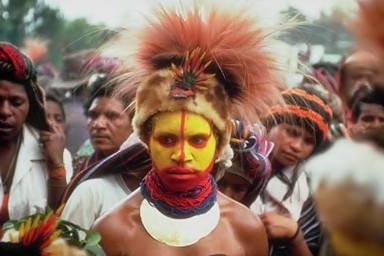
#> input picture data/raw/wang/africans/10.jpg, 384 x 256 px; its folder holds only this picture in this run
$ python -i color_moments.py   (imports and definitions only)
#> lines starting #> are read from the running program, lines starting #| are printed output that depends on the picture
#> further down, picture is the input picture: shape (256, 384, 3); mean B, G, R 99.1, 114.9, 143.1
### src/config.py
"""Configuration module for descriptors, color spaces, metrics, and normalization options."""

from typing import Final, Literal

ColorSpace: type = Literal["RGB", "HSV", "LAB"]
DescriptorType: type = Literal[
    "rgb", "hsv", "lab", "rgb_hsv", "rgb_lab", "hsv_lab", "rgb_hsv_lab"
]
MetricType: type = Literal["euclidean", "manhattan", "cosine"]
NormalizationType: type = Literal["none", "zscore"]

SUPPORTED_COLOR_SPACES: Final[tuple[str, ...]] = ("RGB", "HSV", "LAB")

DESCRIPTOR_DIMENSIONS: Final[dict[str, int]] = {
    "rgb": 9,
    "hsv": 9,
    "lab": 9,
    "rgb_hsv": 18,
    "rgb_lab": 18,
    "hsv_lab": 18,
    "rgb_hsv_lab": 27,
}

SUPPORTED_DESCRIPTORS: Final[tuple[str, ...]] = tuple(DESCRIPTOR_DIMENSIONS.keys())
SUPPORTED_METRICS: Final[tuple[str, ...]] = ("euclidean", "manhattan", "cosine")
SUPPORTED_NORMALIZATIONS: Final[tuple[str, ...]] = ("none", "zscore")

DEFAULT_DESCRIPTOR: Final[str] = "rgb"
DEFAULT_METRIC: Final[str] = "euclidean"
DEFAULT_NORMALIZATION: Final[str] = "none"


def validate_color_space(color_space: str) -> str:
    """Validate and return the uppercase string of a color space.

    Raises:
        ValueError: If ``color_space`` is not one of RGB, HSV, LAB.
    """
    if not isinstance(color_space, str):
        raise ValueError(f"color_space must be a string, got {type(color_space).__name__}.")

    cs_upper = color_space.strip().upper()
    if cs_upper not in SUPPORTED_COLOR_SPACES:
        raise ValueError(
            f"Unsupported color space '{color_space}'. "
            f"Supported color spaces: {', '.join(SUPPORTED_COLOR_SPACES)}."
        )
    return cs_upper


def validate_descriptor(descriptor: str) -> str:
    """Validate and return the lowercase string of a descriptor identifier.

    Raises:
        ValueError: If ``descriptor`` is not supported.
    """
    if not isinstance(descriptor, str):
        raise ValueError(f"descriptor must be a string, got {type(descriptor).__name__}.")

    desc_lower = descriptor.strip().lower()
    if desc_lower not in DESCRIPTOR_DIMENSIONS:
        raise ValueError(
            f"Unsupported descriptor '{descriptor}'. "
            f"Supported descriptors: {', '.join(SUPPORTED_DESCRIPTORS)}."
        )
    return desc_lower


def get_descriptor_dimension(descriptor: str) -> int:
    """Return the expected feature vector dimension for a descriptor."""
    validated = validate_descriptor(descriptor)
    return DESCRIPTOR_DIMENSIONS[validated]


# [34 lines left out: functions validate_metric, validate_normalization, not called in this run]

### src/color_moments.py
"""Compute Color Moments feature vectors across RGB, HSV, and LAB color spaces."""

from os import PathLike
from pathlib import Path
from typing import TypeAlias

import cv2
import numpy as np
from numpy.typing import NDArray

from src.config import (
    get_descriptor_dimension,
    validate_color_space,
    validate_descriptor,
)

ImagePath: TypeAlias = str | PathLike[str]
MomentVector: TypeAlias = NDArray[np.float64]

# Channel names per supported color space, in feature order. RGB keeps the raw
# 0-255 scale so the stored baseline stays unchanged. HSV and LAB use OpenCV's
# float32 conversion: H in [0, 360), S/V in [0, 1], L in [0, 100], a/b ~[-127, 127].
COLOR_SPACE_CHANNELS: dict[str, tuple[str, str, str]] = {
    "RGB": ("r", "g", "b"),
    "HSV": ("h", "s", "v"),
    "LAB": ("l", "a", "b"),
}
MOMENT_NAMES = ("mean", "std", "skew")


# [40 lines left out: functions normalize_color_space, feature_names, load_image_bgr, not called in this run]


def convert_color_space(
    image_bgr: NDArray[np.generic], color_space: str = "RGB"
) -> NDArray[np.generic]:
    """Convert a 3-channel OpenCV BGR image into the specified color space (RGB, HSV, or LAB).

    RGB stays uint8 (0-255). HSV and LAB use OpenCV's float32 conversion so the
    values follow ``COLOR_SPACE_CHANNELS``' documented ranges.

    Raises:
        ValueError: If ``image_bgr`` is invalid or ``color_space`` is unsupported.
    """
    cs_upper = validate_color_space(color_space)

    image_array = np.asarray(image_bgr)
    if image_array.ndim != 3 or image_array.shape[2] != 3:
        raise ValueError(
            "Input image must be a 3D BGR array with shape H x W x 3; "
            f"received shape {image_array.shape}."
        )

    if cs_upper == "RGB":
        return cv2.cvtColor(image_array, cv2.COLOR_BGR2RGB)
    image_float = image_array.astype(np.float32) / 255.0
    if cs_upper == "HSV":
        return cv2.cvtColor(image_float, cv2.COLOR_BGR2HSV)
    if cs_upper == "LAB":
        return cv2.cvtColor(image_float, cv2.COLOR_BGR2LAB)

    raise ValueError(f"Unsupported color space: {color_space}")


# [6 lines left out: function load_image_rgb, not called in this run]


def compute_channel_moments(channel: NDArray[np.generic]) -> tuple[float, float, float]:
    """Return mean, standard deviation, and signed third moment of a 2D channel.

    The third Color Moment is the signed cube root of the third central moment.
    """
    channel_array = np.asarray(channel)
    if channel_array.ndim != 2:
        raise ValueError(
            f"Channel must be a non-empty 2D array; received shape {channel_array.shape}."
        )
    if channel_array.size == 0:
        raise ValueError("Channel must be a non-empty 2D array.")

    try:
        channel_float = channel_array.astype(np.float64, copy=False)
    except (TypeError, ValueError) as exc:
        raise ValueError("Channel must contain numeric pixel values.") from exc

    if not np.all(np.isfinite(channel_float)):
        raise ValueError("Channel contains NaN or infinite pixel values.")

    mean = np.mean(channel_float)
    centered = channel_float - mean
    std = np.sqrt(np.mean(centered**2))
    third_moment = np.cbrt(np.mean(centered**3))

    return float(mean), float(std), float(third_moment)


def compute_color_moments(image: NDArray[np.generic]) -> MomentVector:
    """Compute a global 9D Color Moments vector for a 3-channel image array.

    Feature order:
        c1_mean, c1_std, c1_skew,
        c2_mean, c2_std, c2_skew,
        c3_mean, c3_std, c3_skew.
    """
    if image is None:
        raise ValueError("Image array must not be None.")

    image_array = np.asarray(image)
    if image_array.ndim != 3 or image_array.shape[2] != 3:
        raise ValueError(
            "Image must have shape H x W x 3; "
            f"received shape {image_array.shape}."
        )
    if image_array.shape[0] == 0 or image_array.shape[1] == 0:
        raise ValueError("Image must have non-zero height and width.")

    features = [
        moment
        for channel_index in range(3)
        for moment in compute_channel_moments(image_array[:, :, channel_index])
    ]
    vector = np.asarray(features, dtype=np.float64)

    if vector.shape != (9,):
        raise ValueError(
            f"Color Moments output must have shape (9,), received {vector.shape}."
        )
    if not np.all(np.isfinite(vector)):
        raise ValueError("Color Moments output contains NaN or infinite values.")

    return vector


# [24 lines left out: function extract_color_moments, not called in this run]


def extract_descriptor(
    image: ImagePath | NDArray[np.generic],
    descriptor: str = "rgb_hsv_lab",
) -> MomentVector:
    """Extract single or fused Color Moments feature vector for an image.

    Supported descriptors:
        - "rgb" (9D)
        - "hsv" (9D)
        - "lab" (9D)
        - "rgb_hsv" (18D)
        - "rgb_lab" (18D)
        - "hsv_lab" (18D)
        - "rgb_hsv_lab" (27D)

    Args:
        image: File path to the image or an OpenCV BGR image NumPy array.
        descriptor: Descriptor name specifying color spaces to extract and fuse.

    Returns:
        1D float64 NumPy array of dimension 9, 18, or 27.
    """
    desc_clean = validate_descriptor(descriptor)
    expected_dim = get_descriptor_dimension(desc_clean)

    # Parse color spaces from descriptor name (e.g. "rgb_hsv" -> ["RGB", "HSV"])
    cs_list = [cs.upper() for cs in desc_clean.split("_")]

    if isinstance(image, (str, PathLike)):
        bgr_image = load_image_bgr(image)
    elif isinstance(image, np.ndarray):
        bgr_image = image
    else:
        raise ValueError(f"Invalid image type: {type(image).__name__}.")

    vectors: list[NDArray[np.float64]] = []
    for cs in cs_list:
        color_img = convert_color_space(bgr_image, cs)
        vector = compute_color_moments(color_img)
        vectors.append(vector)
#> this loop made 3 passes
#> pass 1, in compute_channel_moments, `channel_array = np.asarray(channel)`:
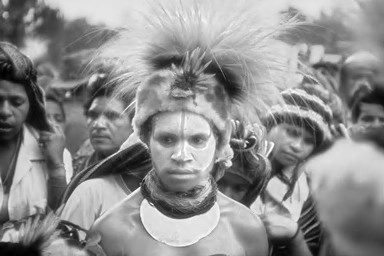
#> channel_array: shape (256, 384); min 0, max 255, mean 143.1
#> after the loop: color_img: shape (256, 384, 3) float32; mean of channels 0, 1, 2 50.1, 9.7, 13.7
#> after the loop, vectors = [[143.1, 58.74, -38.92, 114.9, 64.12, 40.36, 99.13, 63.65, 50.95], [77, 101.5, 123.4, 0.365, 0.251, 0.163, 0.569, 0.231, -0.154], [50.06, 24.09, 4.74, 9.71, 12.72, 10.72, 13.72, 12.69, 13.58]]

    fused_vector = np.concatenate(vectors, axis=0).astype(np.float64, copy=False)
#> fused_vector = 27 values, max 143.1 at index 0, min -38.92 at index 2, mean 38.94

    if fused_vector.shape != (expected_dim,):
        raise ValueError(
            f"Descriptor '{descriptor}' output shape error: "
            f"expected ({expected_dim},), got {fused_vector.shape}."
        )
    if not np.all(np.isfinite(fused_vector)):
        raise ValueError(f"Descriptor '{descriptor}' feature vector contains NaN or Inf.")

    return fused_vector

>>> import cv2
>>> picture = cv2.imread('../data/raw/wang/africans/10.jpg')
>>> result = extract_descriptor(picture)
#> result has the same summary as fused_vector in extract_descriptor

$ run again, on data/raw/wang/africans/15.jpg
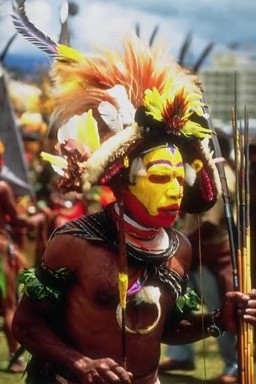
#> input picture data/raw/wang/africans/15.jpg, 256 x 384 px
#> picture is the input picture: shape (384, 256, 3); mean B, G, R 80.7, 98.6, 120.5
#> the loop in extract_descriptor, `for cs in cs_list:` made 3 passes
#> pass 1, in compute_channel_moments, `channel_array = np.asarray(channel)`:
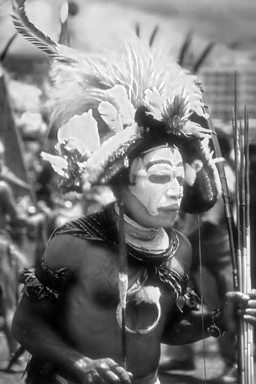
#> channel_array: shape (384, 256); min 0, max 255, mean 120.5
#> after the loop in extract_descriptor, `for cs in cs_list:`: vectors = [[120.5, 69.1, 39.69, 98.63, 73.87, 51.79, 80.73, 70.83, 64.87], [96.62, 114.2, 122.6, 0.464, 0.267, -0.0998, 0.492, 0.281, 0.135], [42.45, 28.59, 16.89, 7.52, 12.15, 11, 13.84, 17.66, 16.94]]
#> fused_vector = 27 values, max 122.6 at index 11, min -0.0998 at index 14, mean 43.41
#> result has the same summary as fused_vector in extract_descriptor

$ run again, on data/raw/wang/africans/2.jpg
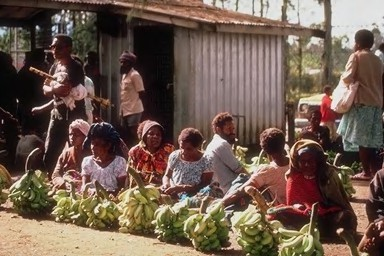
#> input picture data/raw/wang/africans/2.jpg, 384 x 256 px
#> picture is the input picture: shape (256, 384, 3); mean B, G, R 78.2, 91.1, 111
#> the loop in extract_descriptor, `for cs in cs_list:` made 3 passes
#> vector on passes 2 to 3: [79.07, 117, 139.9, 0.361, 0.203, 0.157, 0.437, 0.26, 0.185], [39.07, 26.1, 19.24, 6.35, 8.07, 8.96, 10.54, 9.04, 8.11]
#> pass 1, in compute_channel_moments, `channel_array = np.asarray(channel)`:
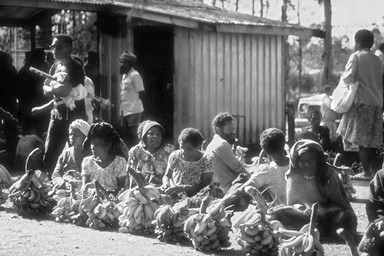
#> channel_array: shape (256, 384); min 2, max 255, mean 111
#> after the loop in extract_descriptor, `for cs in cs_list:`: vectors = [[111, 66.39, 47.31, 91.08, 64.86, 53.92, 78.25, 60.51, 55.64], [79.07, 117, 139.9, 0.361, 0.203, 0.157, 0.437, 0.26, 0.185], [39.07, 26.1, 19.24, 6.35, 8.07, 8.96, 10.54, 9.04, 8.11]]
#> fused_vector = 27 values, max 139.9 at index 11, min 0.157 at index 14, mean 40.82
#> result has the same summary as fused_vector in extract_descriptor

$ run again, on data/raw/wang/africans/21.jpg
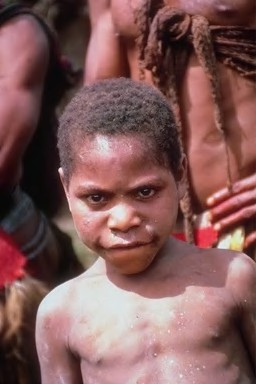
#> input picture data/raw/wang/africans/21.jpg, 256 x 384 px
#> picture is the input picture: shape (384, 256, 3); mean B, G, R 88.3, 89.6, 128.4
#> the loop in extract_descriptor, `for cs in cs_list:` made 3 passes
#> pass 1, in compute_channel_moments, `channel_array = np.asarray(channel)`:
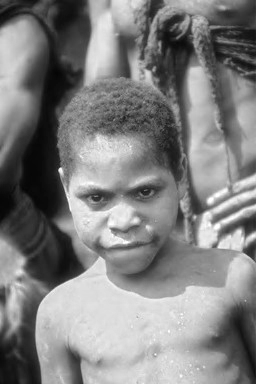
#> channel_array: shape (384, 256); min 5, max 255, mean 128.4
#> after the loop in extract_descriptor, `for cs in cs_list:`: vectors = [[128.4, 66.23, -33.03, 89.64, 59.17, 47.92, 88.33, 59.86, 48.74], [143.5, 164.7, 124.2, 0.374, 0.182, 0.116, 0.504, 0.26, -0.127], [41.12, 24.46, 13.46, 15.79, 9.75, 8.53, 7.66, 6.28, 5.64]]
#> fused_vector = 27 values, max 164.7 at index 10, min -33.03 at index 2, mean 41.54
#> result has the same summary as fused_vector in extract_descriptor
